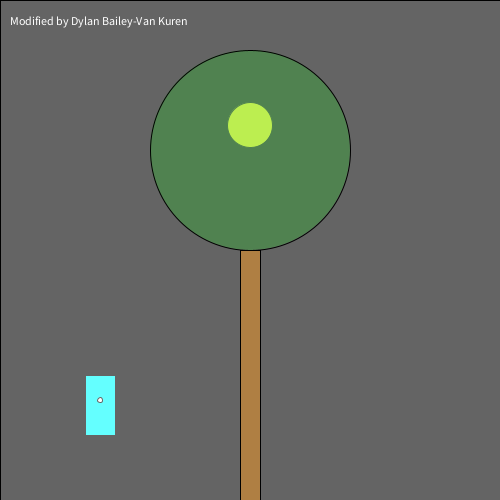
Frame 1 (no input)
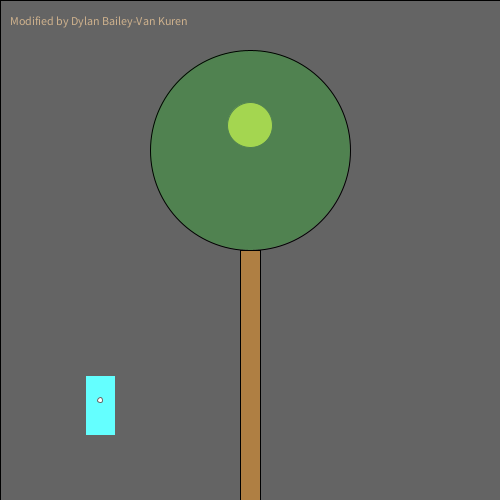
Frame 60 (the mouse pressed at the canvas centre just before this capture)
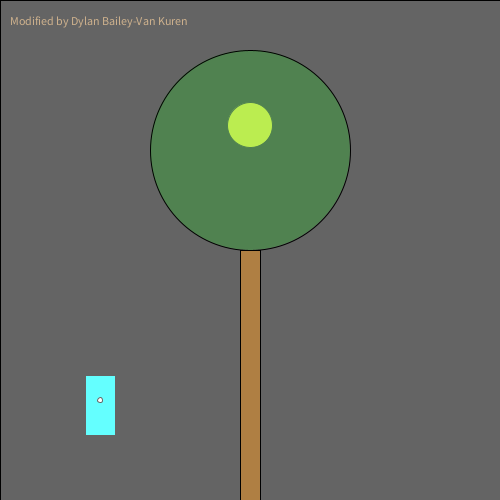
Frame 120 (the mouse held since frame 60 and released just before this capture)

The Processing sketch that drew these frames (run headless with seeded random() and noise(); from frame 60 on, the mouse is pressed at the canvas centre):

// Processing sketch: processing_109406
// ── processing_109406.pde

/*
  Norm Krumpe
  September 22, 2012
  Models a light that is triggered by motion (in this case, motion
  of the mouse).  The light also has a timer.  So, motion turns on the
  light, but a certain amount of time passing with no motion will
  cause the light to turn off again.
*/

// How close you need to get to the
// light sensor in order to turn on
// the light.  Higher values make it
// easier to trigger the light.  Distance
// is measured in pixels.
final int TRIGGER_DISTANCE = 50;

// The location of the sensor:
final int SWITCH_CENTER_X = 100;
final int SWITCH_CENTER_Y = 400;

// seconds until light shuts off automatically when there is no motion
final float SECONDS_UNTIL_AUTO_SHUTOFF = 10; 

// Light will initially be on because of this next value.
// Want the light off initially?  
// Set this to something less than SECONDS_UNTIL_AUTO_SHUTOFF
float timeOfLastTrigger = 0; 
boolean revealTriggerRegion = false;

// Just choose a window size
void setup() {
  size(500, 500);
}

// Each time the mouse moves, check to see
// if it triggered the motion sensor
void mouseMoved() {
  if (motionSensorWasTriggered()) {
    timeOfLastTrigger = millis()/1000.0;
  }
}

// When a key is pressed, toggle the "cheat" that
// reveals the motion sensor's trigger region.
void keyPressed() {
  revealTriggerRegion = !revealTriggerRegion;
}

// Draw the various parts of the scene
void draw() {
  background(0);

text("Modified by Dylan Bailey-Van Kuren", 10, 25);
  drawLightSwitch();
  drawLamp();  
  drawTriggerRegion();
}

// Draws all components of the lamp
void drawLamp() {
  drawLight();
  fill(0, 255, 0, 50);
  ellipse(250, 150, 200, 200);
  fill(175, 127, 67);
  rect(240, 250, 20, 250);
}

// How the light gets drawn depends on whether
// the lightbulb is lit.
void drawLight() {

  if (secondsSinceLastTrigger() < SECONDS_UNTIL_AUTO_SHUTOFF) {
    // If the light is on:
    int strength = (int)random(156, 256);
    fill(strength, strength, 0);
    ellipse(250, 125, 45, 45);
    fill(255, 100);
    rect(0, 0, width, height);
  }

  else {
    // Light is off:
    fill(10, 10, 0);
    ellipse(250, 125, 45, 45);
  }
}

// Draw the light switch/sensor
void drawLightSwitch() {
  fill(0, 255, 255);
  rect(SWITCH_CENTER_X - 15, SWITCH_CENTER_Y - 25, 30, 60);
  fill(255);
  ellipse(SWITCH_CENTER_X, SWITCH_CENTER_Y, 5, 5);
}

// Return true if the mouse triggered the sensor
boolean motionSensorWasTriggered() {
  return distanceFromLightSwitch() < TRIGGER_DISTANCE;
}

// Compute the distance between the mouse and the sensor
float distanceFromLightSwitch() {  
  return dist(mouseX, mouseY, SWITCH_CENTER_X, SWITCH_CENTER_Y);
}

// Determine how long it has been since the motion sensor
// was last turned on.
float secondsSinceLastTrigger() {
  return millis()/1000.0 - timeOfLastTrigger;
}

// Show a "cheat" region so that you know where the mouse
// needs to go in order to trigger the light sensor
void drawTriggerRegion() {
  if (revealTriggerRegion) {
    fill(255, 25);
    ellipse(SWITCH_CENTER_X, SWITCH_CENTER_Y, 
    TRIGGER_DISTANCE * 2, TRIGGER_DISTANCE * 2);
  }
}
